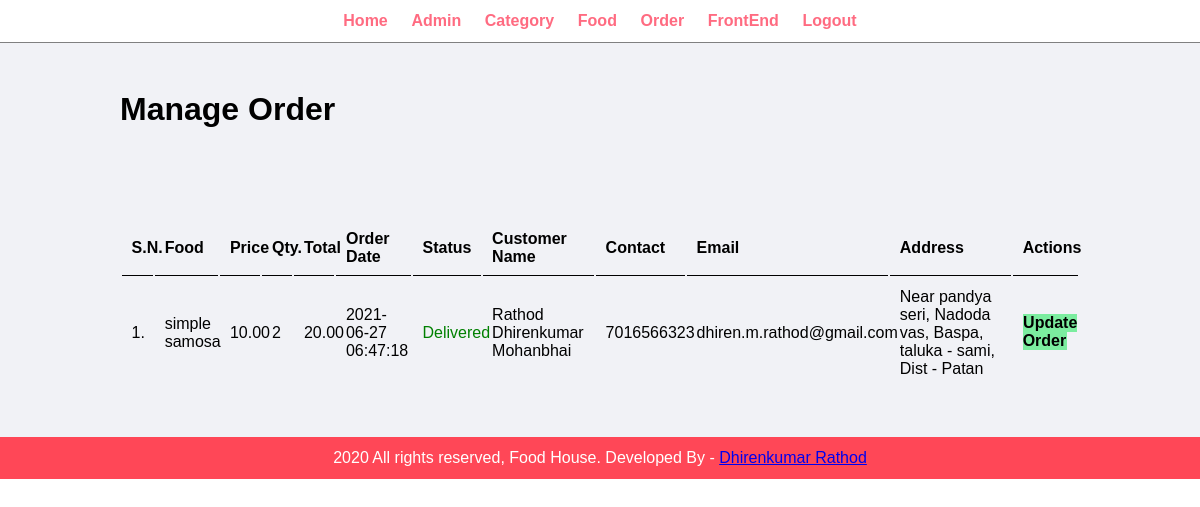
Page /admin/manage-order.php (signed in) on the committed database.
### tables this page shows
CREATE TABLE `tbl_order` (
  `id` int(10) UNSIGNED NOT NULL,
  `food` varchar(150) NOT NULL,
  `price` decimal(10,2) NOT NULL,
  `qty` int(11) NOT NULL,
  `total` decimal(10,2) NOT NULL,
  `order_date` datetime NOT NULL,
  `status` varchar(50) NOT NULL,
  `customer_name` varchar(150) NOT NULL,
  `customer_contact` varchar(20) NOT NULL,
  `customer_email` varchar(150) NOT NULL,
  `customer_address` varchar(255) NOT NULL
);

### admin/manage-order.php (the view, shortened to what this page needs)
<?php include('partials/menu.php'); ?>
<div class="main-content">
    <div class="wrapper">
        <h1>Manage Order</h1>
                <br /><br /><br />
                <br><br>
                <table class="tbl-full">
                    <tr>
                        <th>S.N.</th>
                        <th>Food</th>
                        <th>Price</th>
                        <th>Qty.</th>
                        <th>Total</th>
                        <th>Order Date</th>
                        <th>Status</th>
                        <th>Customer Name</th>
                        <th>Contact</th>
                        <th>Email</th>
                        <th>Address</th>
                        <th>Actions</th>
                    </tr>
                    <?php
                        $sql = "SELECT * FROM tbl_order ORDER BY id DESC";
                        $res = mysqli_query($conn, $sql);
                        $count = mysqli_num_rows($res);
                        $sn = 1;
                        if($count>0)
                        {
                            while($row=mysqli_fetch_assoc($res))
                            {
                                $id = $row['id'];
                                $food = $row['food'];
                                $price = $row['price'];
                                $qty = $row['qty'];
                                $total = $row['total'];
                                $order_date = $row['order_date'];
                                $status = $row['status'];
                                $customer_name = $row['customer_name'];
                                $customer_contact = $row['customer_contact'];
                                $customer_email = $row['customer_email'];
                                $customer_address = $row['customer_address'];
                                ?>
                                    <tr>
                                        <td><?php echo $sn++; ?>. </td>
                                        <td><?php echo $food; ?></td>
                                        <td><?php echo $price; ?></td>
                                        <td><?php echo $qty; ?></td>
                                        <td><?php echo $total; ?></td>
                                        <td><?php echo $order_date; ?></td>
                                        <td>
                                            <?php
                                                if($status=="Ordered")
                                                {
                                                    echo "<label>$status</label>";
                                                }
                                                elseif($status=="On Delivery")
                                                {
                                                    echo "<label style='color: orange;'>$status</label>";
                                                }
                                                elseif($status=="Delivered")
                                                {
                                                    echo "<label style='color: green;'>$status</label>";
                                                }
                                                elseif($status=="Cancelled")
                                                {
                                                    echo "<label style='color: red;'>$status</label>";
                                                }
                                            ?>
                                        </td>
                                        <td><?php echo $customer_name; ?></td>
                                        <td><?php echo $customer_contact; ?></td>
                                        <td><?php echo $customer_email; ?></td>
                                        <td><?php echo $customer_address; ?></td>
                                        <td>
                                            <a href="<?php echo SITEURL; ?>admin/update-order.php?id=<?php echo $id; ?>" class="btn-secondary">Update Order</a>
                                        </td>
                                    </tr>
                                <?php
                            }
                        }
                        else
                        {
                            echo "<tr><td colspan='12' class='error'>Orders not Available</td></tr>";
                        }
                    ?>
                </table>
    </div>
</div>
<?php include('partials/footer.php'); ?>

### admin/partials/menu.php (shortened to what this page needs)
<html>
    <head>
        <link rel="stylesheet" href="../css/admin.css">
    </head>
    <body>
        <div class="menu text-center">
            <div class="wrapper">
                <ul>
                    <li><a href="index.php">Home</a></li>
                    <li><a href="manage-admin.php">Admin</a></li>
                    <li><a href="manage-category.php">Category</a></li>
                    <li><a href="manage-food.php">Food</a></li>
                    <li><a href="manage-order.php">Order</a></li>
                    <li><a href="<?php echo SITEURL; ?>">FrontEnd</a></li>
                    <li><a href="logout.php">Logout</a></li>
                </ul>
            </div>
        </div>

### admin/partials/footer.php
<div class="footer">
            <div class="wrapper">
                <p class="text-center">2020 All rights reserved, Food House. Developed By - <a href="https://www.instagram.com/dhirenkumar_rathod/"> Dhirenkumar Rathod</a></p>
            </div>
        </div>
    </body>
</html>

### css/admin.css (style rules this page uses)
* { margin: 0; padding: 0; font-family: Arial, Helvetica, sans-serif; }
.wrapper { padding: 1%; width: 80%; margin: 0 auto; }
.text-center { text-align: center; }
.tbl-full { width: 100%; }
table tr th { border-bottom: 1px solid black; padding: 1%; text-align: left; }
table tr td { padding: 1%; }
.btn-secondary { background-color: #7bed9f; padding: 1%; color: black; text-decoration: none; font-weight: bold; }
.menu { border-bottom: 1px solid grey; }
.menu ul { list-style-type: none; }
.menu ul li { display: inline; padding: 1%; }
.menu ul li a { text-decoration: none; font-weight: bold; color: #ff6b81; }
.main-content { background-color: #f1f2f6; padding: 3% 0; }
.footer { background-color: #ff4757; color: white; }

### rows in the picture
tbl_order: food "simple samosa", price "10.00", qty "2", total "20.00", order_date "2021-06-27 06:47:18", status "Delivered", customer_name "Rathod Dhirenkumar Mohanbhai", customer_contact "7016566323", customer_email "dhiren.m.rathod@gmail.com", customer_address "Near pandya seri, Nadoda vas, Baspa, taluka - sami, Dist - Patan"
